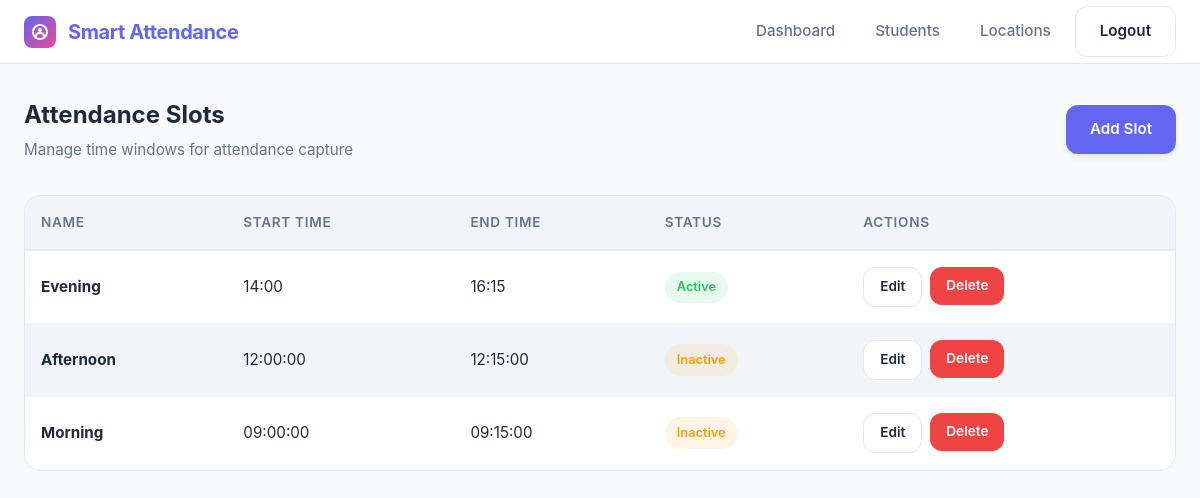
Screenshot of /admin/slots (signed in) with the database file from the repository.
### tables this page shows
CREATE TABLE attendance_slots (
    id INTEGER PRIMARY KEY AUTOINCREMENT,
    slot_name TEXT NOT NULL,
    start_time TEXT NOT NULL,
    end_time TEXT NOT NULL,
    active INTEGER DEFAULT 1,
    created_at TEXT DEFAULT CURRENT_TIMESTAMP,
    updated_at TEXT DEFAULT CURRENT_TIMESTAMP
);

### app.py (the view)
@app.route("/admin/slots")
def admin_slots():
    if "admin" not in session:
        return redirect("/admin-login")
    conn = get_db_connection()
    cursor = conn.cursor()
    cursor.execute("SELECT * FROM attendance_slots ORDER BY active DESC, id DESC")
    slots = cursor.fetchall()
    conn.close()
    return render_template("admin/slots.html", slots=slots)

### app.py (called while the page is built)
def get_db_connection():
    conn = sqlite3.connect("database/attendance.db")
    conn.row_factory = sqlite3.Row
    return conn

### templates/admin/slots.html (shortened to what this page needs)
<!DOCTYPE html>
<html lang="en">
<head>
    <link rel="stylesheet" href="{{ url_for('static', filename='css/style.css') }}">
</head>
<body>
    <nav class="navbar">
        <div class="nav-container">
            <div class="nav-brand">
                <span>Smart Attendance</span>
            </div>
            <div class="nav-links">
                <a href="/admin-dashboard" class="nav-link">Dashboard</a>
                <a href="/admin/students" class="nav-link">Students</a>
                <a href="/admin/locations" class="nav-link">Locations</a>
                <a href="/admin-logout" class="button secondary">Logout</a>
            </div>
        </div>
    </nav>
    <main class="container">
        <div class="section-header">
            <div>
                <h1 class="section-title">Attendance Slots</h1>
                <p class="section-subtitle">Manage time windows for attendance capture</p>
            </div>
            <a href="/admin/slots/new" class="button primary">Add Slot</a>
        </div>
        <div class="table-responsive">
            <table>
                <thead>
                    <tr>
                        <th>Name</th>
                        <th>Start Time</th>
                        <th>End Time</th>
                        <th>Status</th>
                        <th>Actions</th>
                    </tr>
                </thead>
                <tbody>
                    {% for slot in slots %}
                    <tr>
                        <td><strong>{{ slot['slot_name'] }}</strong></td>
                        <td>{{ slot['start_time'] }}</td>
                        <td>{{ slot['end_time'] }}</td>
                        <td>
                            {% if slot['active'] == 1 %}
                            <span class="status-pill success">Active</span>
                            {% else %}
                            <span class="status-pill warning">Inactive</span>
                            {% endif %}
                        </td>
                        <td>
                            <div style="display: flex; gap: 0.5rem; flex-wrap: wrap;">
                                <a href="/admin/slots/{{ slot['id'] }}/edit" class="button secondary" style="padding: 0.5rem 1rem; font-size: 0.85rem;">Edit</a>
                                <form method="POST" action="/admin/slots/{{ slot['id'] }}/delete" style="display: inline;" onsubmit="return confirm('Delete this slot?');">
                                    <button type="submit" class="button" style="padding: 0.5rem 1rem; font-size: 0.85rem; background: var(--danger); color: white;">Delete</button>
                                </form>
                            </div>
                        </td>
                    </tr>
                    {% endfor %}
                </tbody>
            </table>
        </div>
    </main>
</body>
</html>

### static/css/style.css (style rules this page uses)
* { box-sizing: border-box; }
html { scroll-behavior: smooth; }
body { margin: 0; min-height: 100vh; font-family: -apple-system, BlinkMacSystemFont, "Segoe UI", "Inter", "Roboto", sans-serif; background: var(--bg-primary); color: var(--text-primary); line-height: 1.6; -webkit-font-smoothing: antialiased; -moz-osx-font-smoothing: grayscale; }
button, input, select, textarea { font: inherit; }
a { color: inherit; text-decoration: none; }
button { border: none; cursor: pointer; font-family: inherit; }
.navbar { position: sticky; top: 0; z-index: 100; height: var(--nav-height); background: var(--bg-secondary); border-bottom: 1px solid var(--border); backdrop-filter: blur(10px); -webkit-backdrop-filter: blur(10px); }
.nav-container { max-width: var(--max-width); margin: 0 auto; padding: 0 1.5rem; height: 100%; display: flex; align-items: center; justify-content: space-between; }
.nav-brand { display: flex; align-items: center; gap: 0.75rem; font-size: 1.25rem; font-weight: 700; color: var(--primary); letter-spacing: -0.02em; }
.nav-brand svg { flex-shrink: 0; }
.nav-links { display: flex; align-items: center; gap: 0.5rem; }
.nav-link { color: var(--text-secondary); font-size: 0.95rem; font-weight: 500; text-decoration: none; transition: var(--transition); padding: 0.5rem 1rem; border-radius: var(--radius-sm); }
.container { max-width: var(--max-width); margin: 0 auto; padding: 2rem 1.5rem; }
.button { display: inline-flex; align-items: center; justify-content: center; gap: 0.5rem; padding: 0.75rem 1.5rem; border-radius: var(--radius); font-size: 0.95rem; font-weight: 600; text-decoration: none; border: none; cursor: pointer; transition: var(--transition); }
.button.primary { background: var(--primary); color: white; box-shadow: var(--shadow); }
.button.secondary { background: var(--bg-secondary); color: var(--text-primary); border: 1px solid var(--border); }
form { display: flex; flex-direction: column; gap: 1.25rem; }
.table-responsive { width: 100%; overflow-x: auto; border-radius: var(--radius-lg); border: 1px solid var(--border); background: var(--bg-secondary); }
table { width: 100%; border-collapse: collapse; min-width: 600px; }
thead { position: sticky; top: 0; background: var(--bg-tertiary); z-index: 10; }
th { padding: 1rem; text-align: left; font-size: 0.85rem; font-weight: 600; text-transform: uppercase; letter-spacing: 0.05em; color: var(--text-secondary); border-bottom: 2px solid var(--border); }
td { padding: 1rem; font-size: 0.95rem; color: var(--text-primary); border-bottom: 1px solid var(--border-light); }
tbody tr:nth-child(even) { background: var(--bg-tertiary); }
.status-pill { display: inline-flex; align-items: center; padding: 0.35rem 0.75rem; border-radius: 999px; font-size: 0.8rem; font-weight: 600; }
.status-pill.success { background: rgba(34, 197, 94, 0.1); color: var(--success); }
.status-pill.warning { background: rgba(245, 158, 11, 0.1); color: var(--warning); }
.section-header { display: flex; justify-content: space-between; align-items: center; margin-bottom: 2rem; flex-wrap: wrap; gap: 1rem; }
.section-title { margin: 0; font-size: 1.5rem; font-weight: 700; color: var(--text-primary); }
.section-subtitle { margin: 0.25rem 0 0; font-size: 0.95rem; color: var(--text-secondary); }

### rows the page displays
attendance_slots: slot_name "Evening", start_time "14:00", end_time "16:15", active "Active"
attendance_slots: slot_name "Afternoon", start_time "12:00:00", end_time "12:15:00", active "Inactive"
attendance_slots: slot_name "Morning", start_time "09:00:00", end_time "09:15:00", active "Inactive"
